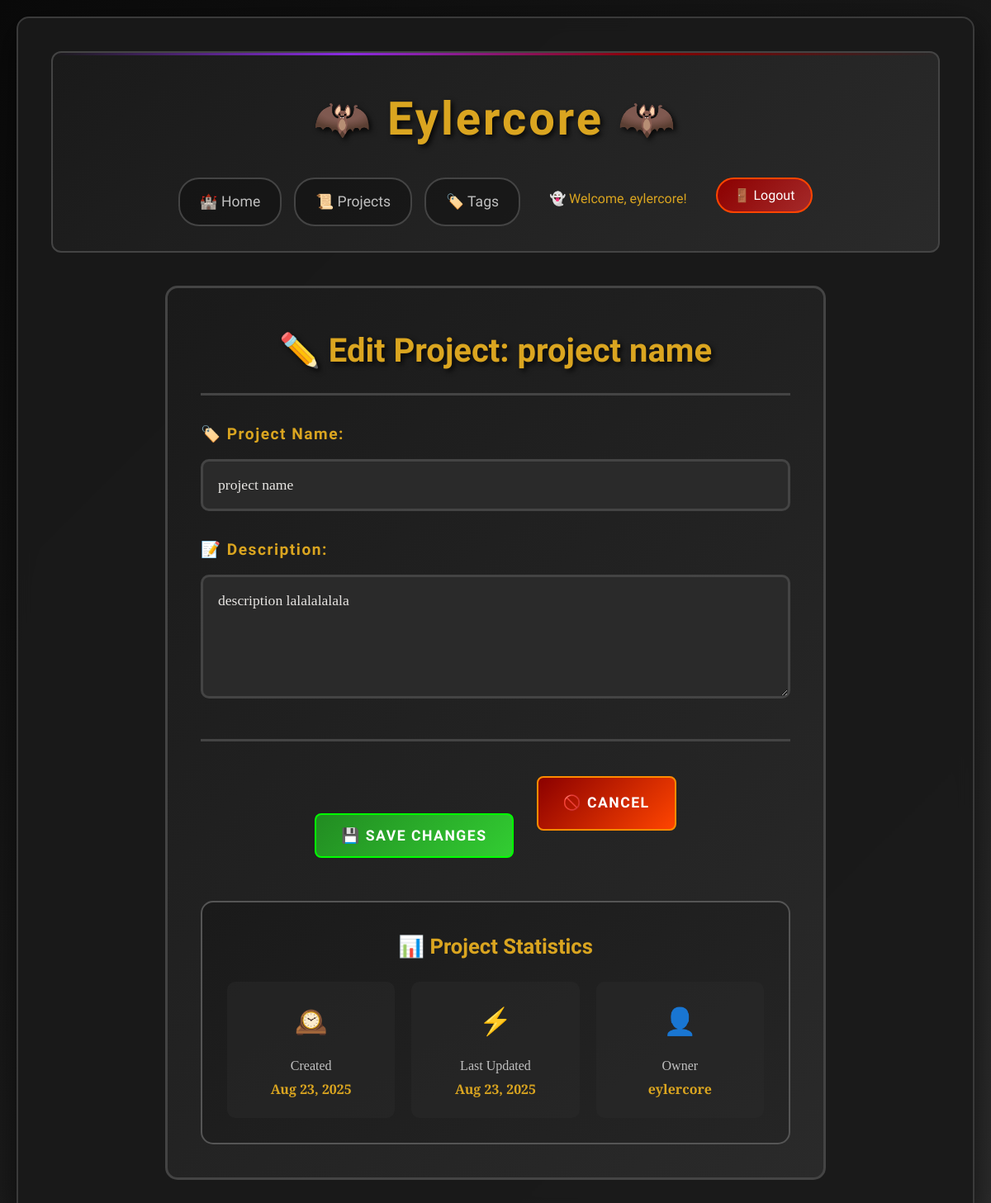
The app's page /projects/2/edit/ (signed in) with its own data.
### main_app/models.py (models this page shows, shortened)
class Project(models.Model):
    name = models.CharField(max_length=100)
    description = models.TextField()
    created_at = models.DateTimeField(auto_now_add=True)
    updated_at = models.DateTimeField(auto_now=True)
    user = models.ForeignKey(User, on_delete=models.CASCADE)

### main_app/views.py (the view)
# urls.py: path('projects/<int:project_id>/edit/', views.edit_project, name='edit_project'),
@login_required
def edit_project(request, project_id):
    project = get_object_or_404(Project, id=project_id, user=request.user)
    if request.method == 'POST':
        form = ProjectForm(request.POST, instance=project)
        if form.is_valid():
            form.save()
            return redirect('main_app/projects_detail.html', project_id=project.id)
    else:
        form = ProjectForm(instance=project)
    return render(request, 'main_app/edit_project.html', {'form': form, 'project': project})

### main_app/forms.py
class ProjectForm(forms.ModelForm):
    class Meta:
        model = Project
        fields = ['name', 'description']
        widgets = {
            'name': forms.TextInput(attrs={'class': 'form-control'}),
            'description': forms.Textarea(attrs={'class': 'form-control', 'rows': 3}),
        }

### templates/main_app/edit_project.html (shortened to what this page needs)
{% extends 'base.html' %}
{% block content %}
<div class="add-form-container">
    <div class="add-form">
        <h2>✏️ Edit Project: {{ project.name }}</h2>
        <form method="post">
            <div class="form-group">
                <label for="id_name">🏷️ Project Name:</label>
                {{ form.name }}
            </div>
            <div class="form-group">
                <label for="id_description">📝 Description:</label>
                {{ form.description }}
            </div>
            <div class="form-actions-centered">
                <button type="submit" class="btn btn-save">💾 Save Changes</button>
                <a href="{% url 'main_app:project_detail' project.id %}" class="btn btn-cancel">🚫 Cancel</a>
            </div>
        </form>
        <div class="project-stats" style="margin-top: 40px; padding-top: 30px; border-top: 2px solid #555;">
            <h3 style="color: #daa520; text-align: center; margin-bottom: 20px;">📊 Project Statistics</h3>
            <div style="display: grid; grid-template-columns: repeat(auto-fit, minmax(150px, 1fr)); gap: 20px;">
                <div style="text-align: center; padding: 20px; background: rgba(42, 42, 42, 0.5); border-radius: 10px;">
                    <div style="font-size: 2rem; color: #8a2be2; margin-bottom: 10px;">🕰️</div>
                    <div style="color: #c0c0c0;">Created</div>
                    <div style="color: #daa520; font-weight: bold;">{{ project.created_at|date:"M j, Y" }}</div>
                </div>
                <div style="text-align: center; padding: 20px; background: rgba(42, 42, 42, 0.5); border-radius: 10px;">
                    <div style="font-size: 2rem; color: #8a2be2; margin-bottom: 10px;">⚡</div>
                    <div style="color: #c0c0c0;">Last Updated</div>
                    <div style="color: #daa520; font-weight: bold;">{{ project.updated_at|date:"M j, Y" }}</div>
                </div>
                <div style="text-align: center; padding: 20px; background: rgba(42, 42, 42, 0.5); border-radius: 10px;">
                    <div style="font-size: 2rem; color: #8a2be2; margin-bottom: 10px;">👤</div>
                    <div style="color: #c0c0c0;">Owner</div>
                    <div style="color: #daa520; font-weight: bold;">{{ project.user.username }}</div>
                </div>
            </div>
        </div>
    </div>
</div>
{% endblock %}

### templates/base.html (shortened to what this page needs)
<!DOCTYPE html>
<html lang="en">
<head>
    {% load static %}
    <link rel="stylesheet" href="{% static 'main_app/css/style.css' %}">
</head>
<body>
    <div class="container">
        <div class="header">
            <h1>🦇 Eylercore 🦇</h1>
            <div class="nav-links">
                <a href="{% url 'main_app:home' %}">🏰 Home</a>
                <a href="{% url 'main_app:projects_index' %}">📜 Projects</a>
                <a href="{% url 'main_app:tags_index' %}">🏷️ Tags</a>
                {% if user.is_authenticated %}
                    <span>👻 Welcome, {{ user.username }}!</span>
                    <form action="{% url 'logout' %}" method="post" style="display: inline;">
                        <button type="submit" class="btn-logout-nav">
                            🚪 Logout
                        </button>
                    </form>
                {% else %}
                    <a href="{% url 'login' %}">🔑 Login</a>
                    <a href="{% url 'main_app:signup' %}">📝 Sign Up</a>
                {% endif %}
            </div>
        </div>
        <div class="content">
            {% block content %}
            {% endblock %}
        </div>
    </div>
</body>
</html>

### main_app/static/main_app/css/style.css (style rules this page uses)
* { margin: 0; padding: 0; box-sizing: border-box; }
body { font-family: 'Crimson Text', serif; background: linear-gradient(135deg, #0a0a0a 0%, #1a1a1a 50%, #2d2d2d 100%); color: #e8e6e3; line-height: 1.8; min-height: 100vh; background-attachment: fixed; padding: 20px; }
.container { max-width: 1200px; margin: 0 auto; background: rgba(26, 26, 26, 0.95); padding: 40px; border-radius: 15px; border: 2px solid #3a3a3a; box-shadow: 0 12px 40px rgba(0, 0, 0, 0.6); backdrop-filter: blur(10px); }
.header { background: linear-gradient(135deg, #1a1a1a 0%, #2a2a2a 100%); color: #8a2be2; padding: 30px; margin-bottom: 40px; border-radius: 12px; border: 2px solid #444; text-align: center; position: relative; overflow: hidden; }
.header::before { content: ''; position: absolute; top: 0; left: 0; right: 0; height: 3px; background: linear-gradient(90deg, transparent, #8a2be2, #8b0000, transparent); }
.header h1 { font-family: 'UnifrakturMaguntia', cursive; font-size: 3.5rem; margin: 0; text-shadow: 3px 3px 6px rgba(0, 0, 0, 0.8); letter-spacing: 3px; color: #daa520; }
.nav-links { margin-top: 20px; display: flex; justify-content: center; flex-wrap: wrap; gap: 15px; }
.nav-links a { color: #c0c0c0; text-decoration: none; padding: 12px 24px; border: 2px solid #444; border-radius: 25px; transition: all 0.4s ease; font-family: 'MedievalSharp', cursive; font-size: 1.1rem; background: rgba(0, 0, 0, 0.3); }
.nav-links span { color: #daa520; padding: 12px 20px; font-family: 'MedievalSharp', cursive; }
.btn { padding: 15px 30px; margin: 12px; text-decoration: none; border-radius: 8px; border: 2px solid; cursor: pointer; display: inline-block; font-family: 'MedievalSharp', cursive; font-weight: 600; text-transform: uppercase; letter-spacing: 1.5px; transition: all 0.4s ease; position: relative; overflow: hidden; font-size: 1.1rem; }
.btn::before { content: ''; position: absolute; top: 0; left: -100%; width: 100%; height: 100%; background: linear-gradient(90deg, transparent, rgba(255, 255, 255, 0.2), transparent); transition: left 0.6s ease; }
.btn-save { background: linear-gradient(135deg, #228b22 0%, #32cd32 100%); color: #fff; border-color: #00ff00; }
.btn-cancel { background: linear-gradient(135deg, #8b0000 0%, #ff4500 100%); color: #fff; border-color: #ff8c00; }
.form-group { margin-bottom: 30px; position: relative; }
.form-group label { display: block; margin-bottom: 12px; font-weight: 600; color: #daa520; font-family: 'MedievalSharp', cursive; letter-spacing: 1.5px; font-size: 1.2rem; }
.form-group input[type="text"], .form-group input[type="date"], .form-group input[type="password"], .form-group input[type="email"], .form-group textarea, .form-group select { width: 100%; padding: 18px; border: 3px solid #444; border-radius: 10px; font-size: 1.1rem; background: #2a2a2a; color: #e8e6e3; font-family: 'EB Garamond', serif; transition: all 0.4s ease; }
.content h2 { color: #daa520; font-family: 'UnifrakturMaguntia', cursive; font-size: 3rem; text-align: center; margin-bottom: 40px; text-shadow: 3px 3px 6px rgba(0, 0, 0, 0.8); }
.content { animation: fadeIn 0.6s ease-in-out; }
.nav-links form { display: inline; }
.nav-links .btn-logout-nav { background: linear-gradient(135deg, #8b0000 0%, #a52a2a 100%); color: #fff; border: 2px solid #ff4500; padding: 10px 20px; border-radius: 25px; cursor: pointer; font-family: 'MedievalSharp', cursive; font-size: 1rem; transition: all 0.4s ease; text-decoration: none; display: inline-block; }
.add-form-container { max-width: 800px; margin: 0 auto; }
.add-form { background: linear-gradient(135deg, #1a1a1a 0%, #2a2a2a 100%); padding: 40px; border-radius: 15px; border: 3px solid #444; margin-top: 30px; }
.add-form h2 { color: #daa520; font-family: 'UnifrakturMaguntia', cursive; text-align: center; margin-bottom: 30px; font-size: 2.5rem; border-bottom: 3px solid #444; padding-bottom: 15px; }
.form-actions-centered { margin-top: 40px; padding-top: 30px; border-top: 3px solid #444; text-align: center; }
.project-stats { background: linear-gradient(145deg, #1a1a1a, #252525); padding: 30px; border-radius: 15px; border: 2px solid #555; }
.project-stats h3 { font-family: 'MedievalSharp', cursive; font-size: 1.6rem; color: #daa520; text-align: center; margin-bottom: 25px; }
.form-group textarea { min-height: 150px; resize: vertical; }

### records on screen
Project: name "project name", description "description lalalalalala", created_at "Aug 23, 2025", updated_at "Aug 23, 2025", user.username "eylercore"

### other values on screen
{{ user.username }} "eylercore"
